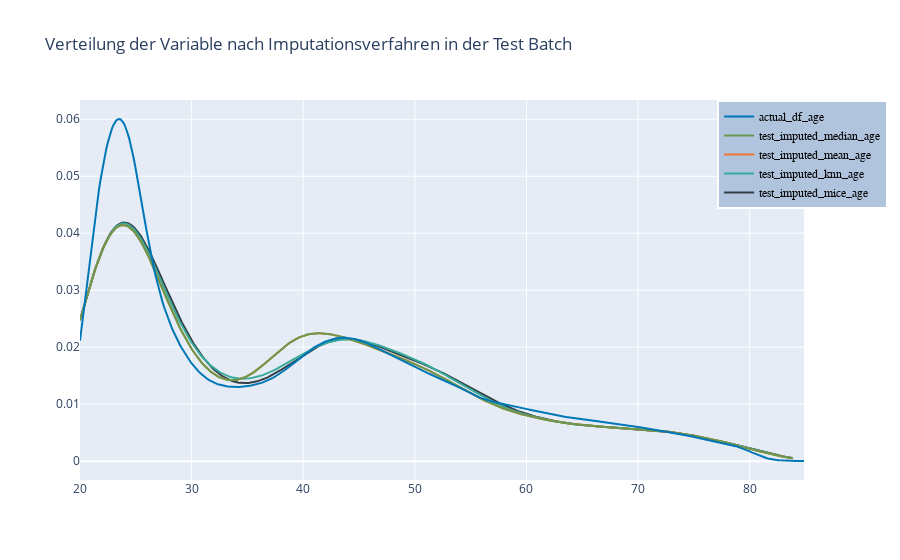

Write notebook code for a chart like this one.
### Markdown cell above
### Imputation auf der Test Batch

### Code cell
hist_data_test = [X_test_df_mice['age'], X_test_df_knn['age'], test_imputed_mean_age, test_imputed_median_age, actual_df_age]

group_labels = ['test_imputed_mice_age','test_imputed_knn_age','test_imputed_mean_age', 'test_imputed_median_age', 'actual_df_age']
colors = ['#333F44', '#37AA9C', '#f3722c', '#6a994e', '#0077b6']

# Create distplot with curve_type set to 'normal'
fig = ff.create_distplot(hist_data_test, group_labels, show_hist=False, colors=colors, rug_text=None, show_rug=False)
fig.update_layout(legend=dict(x=0.88,y=1,traceorder="reversed",title_font_family="Times New Roman",font=dict(family="Courier",size=12,color="black"),bgcolor="LightSteelBlue",bordercolor="#fff",borderwidth=2))

# Add title
fig.update_layout(title_text='Verteilung der Variable nach Imputationsverfahren in der Test Batch')
fig.show()

### Figure 1 — Plotly figure (JSON) as saved in the notebook; plotly's stock layout.template omitted (floating-point values rounded to 4 significant figures; data arrays with more than 128 entries replaced by an {"elided": "..."} marker saying what was removed)
{"data": [{"legendgroup": "test_imputed_mice_age", "marker": {"color": "#333F44"}, "mode": "lines", "name": "test_imputed_mice_age", "showlegend": true, "type": "scatter", "x": {"elided": "500 float values"}, "xaxis": "x", "y": {"elided": "500 float values"}, "yaxis": "y"}, {"legendgroup": "test_imputed_knn_age", "marker": {"color": "#37AA9C"}, "mode": "lines", "name": "test_imputed_knn_age", "showlegend": true, "type": "scatter", "x": {"elided": "500 float values"}, "xaxis": "x", "y": {"elided": "500 float values"}, "yaxis": "y"}, {"legendgroup": "test_imputed_mean_age", "marker": {"color": "#f3722c"}, "mode": "lines", "name": "test_imputed_mean_age", "showlegend": true, "type": "scatter", "x": {"elided": "500 float values"}, "xaxis": "x", "y": {"elided": "500 float values"}, "yaxis": "y"}, {"legendgroup": "test_imputed_median_age", "marker": {"color": "#6a994e"}, "mode": "lines", "name": "test_imputed_median_age", "showlegend": true, "type": "scatter", "x": {"elided": "500 float values"}, "xaxis": "x", "y": {"elided": "500 float values"}, "yaxis": "y"}, {"legendgroup": "actual_df_age", "marker": {"color": "#0077b6"}, "mode": "lines", "name": "actual_df_age", "showlegend": true, "type": "scatter", "x": {"elided": "500 float values"}, "xaxis": "x", "y": {"elided": "500 float values"}, "yaxis": "y"}], "layout": {"barmode": "overlay", "hovermode": "closest", "legend": {"bgcolor": "LightSteelBlue", "bordercolor": "#fff", "borderwidth": 2, "font": {"color": "black", "family": "Courier", "size": 12}, "title": {"font": {"family": "Times New Roman"}}, "traceorder": "reversed", "x": 0.88, "y": 1}, "title": {"text": "Verteilung der Variable nach Imputationsverfahren in der Test Batch"}, "xaxis": {"anchor": "y2", "domain": [0, 1], "zeroline": false}, "yaxis": {"anchor": "free", "domain": [0, 1], "position": 0}}}
